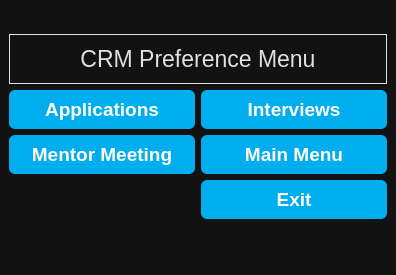
<?xml version="1.0" encoding="UTF-8"?>
<ui version="4.0">
 <class>MainWindow</class>
 <widget class="QMainWindow" name="MainWindow">
  <property name="geometry">
   <rect>
    <x>0</x>
    <y>0</y>
    <width>396</width>
    <height>275</height>
   </rect>
  </property>
  <property name="windowTitle">
   <string>MainWindow</string>
  </property>
  <property name="layoutDirection">
   <enum>Qt::LeftToRight</enum>
  </property>
  <property name="styleSheet">
   <string notr="true">/* Genel Arka Plan ve Yazı Rengi */
QWidget {
    background-color: #121212;
    color: #E0E0E0;
}

/* QPushButton - Belirgin Buton + Gölgelendirme */
QPushButton {
    background-color: #00AEEF;
    font: bold 14pt &quot;Segoe UI&quot;;
    color: white;
    font-weight: bold; /* Yazı kalın */
    border: none;
    border-radius: 6px;
    padding: 8px 16px;
    box-shadow: 0px 4px 10px rgba(0, 174, 239, 0.6); /* Daha belirgin gölge */
    transition: background-color 0.3s ease;
}

QPushButton:hover {
    background-color: #D32F2F;
    box-shadow: 0px 4px 10px rgba(211, 47, 47, 0.7); /* Hover gölgesi */
}

QPushButton:pressed {
    background-color: #B71C1C;
    box-shadow: inset 0px 2px 4px rgba(0,0,0,0.4); /* Basılı efekti */
}


/* QLineEdit - Belirginlik İçin */
QLineEdit {
    background-color: #1E1E1E;
    color: #E0E0E0;
    border: 1px solid #555;
    border-radius: 4px;
    padding: 6px;
}

/* QComboBox */
QComboBox {
    background-color: #1E1E1E;
    color: #E0E0E0;
    border: 1px solid #555;
    border-radius: 4px;
    padding: 6px;
}

QComboBox::drop-down {
    subcontrol-origin: padding;
    subcontrol-position: top right;
    width: 25px;
    background-color: #2A2A2A;
    border-left: 1px solid #555;
}

QComboBox::down-arrow {
    width: 10px;
    height: 10px;
    image: none; /* Kendi ikonunu kullanacaksan url() ekle */
}

/* Açılır liste görünümü */
QComboBox QAbstractItemView {
    background-color: #2A2A2A;
    color: #E0E0E0;
    selection-background-color: #455A64;
    selection-color: white;
    border: 1px solid #444;
}

/* Tablo Başlıkları */
QHeaderView::section {
    background-color: #E0E0E0;
    color: black;
    font-weight: bold;
    padding: 6px;
    border: none;
}

/* QTableView */
QTableView {
    background-color: #1E1E1E;
    alternate-background-color: #2A2A2A;
    gridline-color: #444;
    color: #E0E0E0;
    selection-background-color: #455A64;
    selection-color: white;
    border: 1px solid #333;
}

QTableView::item {
    padding: 4px;
}
</string>
  </property>
  <widget class="QWidget" name="centralwidget">
   <layout class="QGridLayout" name="gridLayout_3">
    <item row="0" column="0">
     <layout class="QGridLayout" name="gridLayout_2">
      <item row="0" column="0">
       <widget class="QLabel" name="label">
        <property name="maximumSize">
         <size>
          <width>16777215</width>
          <height>50</height>
         </size>
        </property>
        <property name="font">
         <font>
          <pointsize>17</pointsize>
         </font>
        </property>
        <property name="layoutDirection">
         <enum>Qt::LeftToRight</enum>
        </property>
        <property name="frameShape">
         <enum>QFrame::Box</enum>
        </property>
        <property name="text">
         <string>CRM Preference Menu</string>
        </property>
        <property name="alignment">
         <set>Qt::AlignCenter</set>
        </property>
       </widget>
      </item>
      <item row="1" column="0">
       <layout class="QGridLayout" name="gridLayout">
        <item row="0" column="0">
         <widget class="QPushButton" name="pushButton_basvurular">
          <property name="maximumSize">
           <size>
            <width>16777215</width>
            <height>16777215</height>
           </size>
          </property>
          <property name="font">
           <font>
            <family>Segoe UI</family>
            <pointsize>14</pointsize>
            <weight>75</weight>
            <italic>false</italic>
            <bold>true</bold>
           </font>
          </property>
          <property name="text">
           <string>Applications</string>
          </property>
         </widget>
        </item>
        <item row="0" column="1">
         <widget class="QPushButton" name="pushButton_mulakatlar">
          <property name="maximumSize">
           <size>
            <width>16777215</width>
            <height>16777215</height>
           </size>
          </property>
          <property name="font">
           <font>
            <family>Segoe UI</family>
            <pointsize>14</pointsize>
            <weight>75</weight>
            <italic>false</italic>
            <bold>true</bold>
           </font>
          </property>
          <property name="text">
           <string>Interviews</string>
          </property>
         </widget>
        </item>
        <item row="1" column="0">
         <widget class="QPushButton" name="pushButton_mentorGorusmesi">
          <property name="maximumSize">
           <size>
            <width>16777215</width>
            <height>16777215</height>
           </size>
          </property>
          <property name="font">
           <font>
            <family>Segoe UI</family>
            <pointsize>14</pointsize>
            <weight>75</weight>
            <italic>false</italic>
            <bold>true</bold>
           </font>
          </property>
          <property name="text">
           <string>Mentor Meeting</string>
          </property>
         </widget>
        </item>
        <item row="1" column="1">
         <widget class="QPushButton" name="pushButton_anaMenu">
          <property name="maximumSize">
           <size>
            <width>16777215</width>
            <height>16777215</height>
           </size>
          </property>
          <property name="font">
           <font>
            <family>Segoe UI</family>
            <pointsize>14</pointsize>
            <weight>75</weight>
            <italic>false</italic>
            <bold>true</bold>
           </font>
          </property>
          <property name="text">
           <string>Main Menu</string>
          </property>
         </widget>
        </item>
        <item row="2" column="1">
         <widget class="QPushButton" name="pushButton_exit">
          <property name="maximumSize">
           <size>
            <width>16777215</width>
            <height>16777215</height>
           </size>
          </property>
          <property name="font">
           <font>
            <family>Segoe UI</family>
            <pointsize>14</pointsize>
            <weight>75</weight>
            <italic>false</italic>
            <bold>true</bold>
           </font>
          </property>
          <property name="text">
           <string>Exit</string>
          </property>
         </widget>
        </item>
       </layout>
      </item>
     </layout>
    </item>
   </layout>
  </widget>
  <widget class="QMenuBar" name="menubar">
   <property name="geometry">
    <rect>
     <x>0</x>
     <y>0</y>
     <width>396</width>
     <height>26</height>
    </rect>
   </property>
  </widget>
  <widget class="QStatusBar" name="statusbar"/>
 </widget>
 <resources/>
 <connections/>
</ui>
